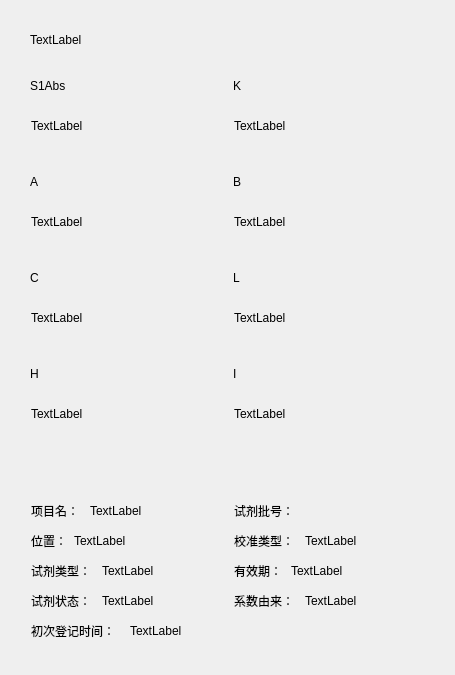
<?xml version="1.0" encoding="UTF-8"?>
<ui version="4.0">
 <class>QCalibrateParameter</class>
 <widget class="QWidget" name="QCalibrateParameter">
  <property name="geometry">
   <rect>
    <x>0</x>
    <y>0</y>
    <width>455</width>
    <height>675</height>
   </rect>
  </property>
  <property name="windowTitle">
   <string>QCalibrateParameter</string>
  </property>
  <property name="styleSheet">
   <string notr="true"/>
  </property>
  <widget class="QLabel" name="S1abs">
   <property name="geometry">
    <rect>
     <x>31</x>
     <y>106</y>
     <width>175</width>
     <height>40</height>
    </rect>
   </property>
   <property name="text">
    <string>TextLabel</string>
   </property>
   <property name="parameter" stdset="0">
    <string>bks</string>
   </property>
  </widget>
  <widget class="QLabel" name="K">
   <property name="geometry">
    <rect>
     <x>234</x>
     <y>106</y>
     <width>175</width>
     <height>40</height>
    </rect>
   </property>
   <property name="text">
    <string>TextLabel</string>
   </property>
   <property name="parameter" stdset="0">
    <string>bks</string>
   </property>
  </widget>
  <widget class="QLabel" name="A">
   <property name="geometry">
    <rect>
     <x>31</x>
     <y>202</y>
     <width>175</width>
     <height>40</height>
    </rect>
   </property>
   <property name="text">
    <string>TextLabel</string>
   </property>
   <property name="parameter" stdset="0">
    <string>bks</string>
   </property>
  </widget>
  <widget class="QLabel" name="B">
   <property name="geometry">
    <rect>
     <x>234</x>
     <y>202</y>
     <width>175</width>
     <height>40</height>
    </rect>
   </property>
   <property name="text">
    <string>TextLabel</string>
   </property>
   <property name="parameter" stdset="0">
    <string>bks</string>
   </property>
  </widget>
  <widget class="QLabel" name="C">
   <property name="geometry">
    <rect>
     <x>31</x>
     <y>298</y>
     <width>175</width>
     <height>40</height>
    </rect>
   </property>
   <property name="text">
    <string>TextLabel</string>
   </property>
   <property name="parameter" stdset="0">
    <string>bks</string>
   </property>
  </widget>
  <widget class="QLabel" name="L">
   <property name="geometry">
    <rect>
     <x>234</x>
     <y>298</y>
     <width>175</width>
     <height>40</height>
    </rect>
   </property>
   <property name="text">
    <string>TextLabel</string>
   </property>
   <property name="parameter" stdset="0">
    <string>bks</string>
   </property>
  </widget>
  <widget class="QLabel" name="H">
   <property name="geometry">
    <rect>
     <x>31</x>
     <y>394</y>
     <width>175</width>
     <height>40</height>
    </rect>
   </property>
   <property name="text">
    <string>TextLabel</string>
   </property>
   <property name="parameter" stdset="0">
    <string>bks</string>
   </property>
  </widget>
  <widget class="QLabel" name="I">
   <property name="geometry">
    <rect>
     <x>234</x>
     <y>394</y>
     <width>175</width>
     <height>40</height>
    </rect>
   </property>
   <property name="text">
    <string>TextLabel</string>
   </property>
   <property name="parameter" stdset="0">
    <string>bks</string>
   </property>
  </widget>
  <widget class="QStackedWidget" name="stackedWidget">
   <property name="geometry">
    <rect>
     <x>1</x>
     <y>491</y>
     <width>421</width>
     <height>221</height>
    </rect>
   </property>
   <property name="styleSheet">
    <string notr="true"/>
   </property>
   <property name="currentIndex">
    <number>1</number>
   </property>
   <widget class="QWidget" name="Paramter_com">
    <property name="styleSheet">
     <string notr="true"/>
    </property>
    <widget class="QLabel" name="Calibrate_method">
     <property name="geometry">
      <rect>
       <x>101</x>
       <y>10</y>
       <width>100</width>
       <height>20</height>
      </rect>
     </property>
     <property name="text">
      <string>TextLabel</string>
     </property>
    </widget>
    <widget class="QLabel" name="Calibrate_time">
     <property name="geometry">
      <rect>
       <x>101</x>
       <y>40</y>
       <width>100</width>
       <height>20</height>
      </rect>
     </property>
     <property name="text">
      <string>TextLabel</string>
     </property>
    </widget>
    <widget class="QLabel" name="Calibrate_lot">
     <property name="geometry">
      <rect>
       <x>115</x>
       <y>70</y>
       <width>100</width>
       <height>20</height>
      </rect>
     </property>
     <property name="text">
      <string>TextLabel</string>
     </property>
    </widget>
    <widget class="QLabel" name="Calibrate_expired_2">
     <property name="geometry">
      <rect>
       <x>129</x>
       <y>100</y>
       <width>100</width>
       <height>20</height>
      </rect>
     </property>
     <property name="text">
      <string>TextLabel</string>
     </property>
    </widget>
    <widget class="QLabel" name="Calibrate_usedTime">
     <property name="geometry">
      <rect>
       <x>157</x>
       <y>130</y>
       <width>100</width>
       <height>20</height>
      </rect>
     </property>
     <property name="text">
      <string>TextLabel</string>
     </property>
    </widget>
    <widget class="QLabel" name="Calibrate_method_label">
     <property name="geometry">
      <rect>
       <x>30</x>
       <y>10</y>
       <width>80</width>
       <height>20</height>
      </rect>
     </property>
     <property name="styleSheet">
      <string notr="true"/>
     </property>
     <property name="text">
      <string>校准方法：</string>
     </property>
    </widget>
    <widget class="QLabel" name="Calibrate_time_label">
     <property name="geometry">
      <rect>
       <x>30</x>
       <y>40</y>
       <width>80</width>
       <height>20</height>
      </rect>
     </property>
     <property name="text">
      <string>校准时间：</string>
     </property>
     <property name="tests" stdset="0">
      <string>t</string>
     </property>
    </widget>
    <widget class="QLabel" name="Calibrate_lot_label">
     <property name="geometry">
      <rect>
       <x>30</x>
       <y>70</y>
       <width>80</width>
       <height>20</height>
      </rect>
     </property>
     <property name="text">
      <string>校准品批号：</string>
     </property>
    </widget>
    <widget class="QLabel" name="Calibrate_expired_2_label">
     <property name="geometry">
      <rect>
       <x>30</x>
       <y>100</y>
       <width>100</width>
       <height>20</height>
      </rect>
     </property>
     <property name="text">
      <string>校准品有效期：</string>
     </property>
    </widget>
    <widget class="QLabel" name="Calibrate_usedTime_label">
     <property name="geometry">
      <rect>
       <x>30</x>
       <y>130</y>
       <width>150</width>
       <height>20</height>
      </rect>
     </property>
     <property name="text">
      <string>校准参数有效时间：</string>
     </property>
    </widget>
   </widget>
   <widget class="QWidget" name="Parameter_current">
    <widget class="QLabel" name="Assay_status">
     <property name="geometry">
      <rect>
       <x>101</x>
       <y>100</y>
       <width>120</width>
       <height>20</height>
      </rect>
     </property>
     <property name="text">
      <string>TextLabel</string>
     </property>
    </widget>
    <widget class="QLabel" name="Assay_pos">
     <property name="geometry">
      <rect>
       <x>73</x>
       <y>40</y>
       <width>120</width>
       <height>20</height>
      </rect>
     </property>
     <property name="text">
      <string>TextLabel</string>
     </property>
    </widget>
    <widget class="QLabel" name="Assay_name">
     <property name="geometry">
      <rect>
       <x>89</x>
       <y>10</y>
       <width>120</width>
       <height>20</height>
      </rect>
     </property>
     <property name="text">
      <string>TextLabel</string>
     </property>
    </widget>
    <widget class="QLabel" name="Assay_register_time">
     <property name="geometry">
      <rect>
       <x>129</x>
       <y>130</y>
       <width>120</width>
       <height>20</height>
      </rect>
     </property>
     <property name="text">
      <string>TextLabel</string>
     </property>
    </widget>
    <widget class="QLabel" name="Assay_type">
     <property name="geometry">
      <rect>
       <x>101</x>
       <y>70</y>
       <width>120</width>
       <height>20</height>
      </rect>
     </property>
     <property name="text">
      <string>TextLabel</string>
     </property>
    </widget>
    <widget class="QLabel" name="Parameter_source">
     <property name="geometry">
      <rect>
       <x>304</x>
       <y>100</y>
       <width>120</width>
       <height>20</height>
      </rect>
     </property>
     <property name="text">
      <string>TextLabel</string>
     </property>
    </widget>
    <widget class="QLabel" name="Calibrate_type">
     <property name="geometry">
      <rect>
       <x>304</x>
       <y>40</y>
       <width>120</width>
       <height>20</height>
      </rect>
     </property>
     <property name="styleSheet">
      <string notr="true"/>
     </property>
     <property name="text">
      <string>TextLabel</string>
     </property>
    </widget>
    <widget class="QLabel" name="reagent_lot">
     <property name="geometry">
      <rect>
       <x>304</x>
       <y>10</y>
       <width>120</width>
       <height>20</height>
      </rect>
     </property>
     <property name="text">
      <string/>
     </property>
    </widget>
    <widget class="QLabel" name="Calibrate_expired">
     <property name="geometry">
      <rect>
       <x>290</x>
       <y>70</y>
       <width>120</width>
       <height>20</height>
      </rect>
     </property>
     <property name="text">
      <string>TextLabel</string>
     </property>
    </widget>
    <widget class="QLabel" name="Assay_name_label">
     <property name="geometry">
      <rect>
       <x>30</x>
       <y>10</y>
       <width>60</width>
       <height>20</height>
      </rect>
     </property>
     <property name="text">
      <string>项目名：</string>
     </property>
    </widget>
    <widget class="QLabel" name="Assay_pos_label">
     <property name="geometry">
      <rect>
       <x>30</x>
       <y>40</y>
       <width>54</width>
       <height>20</height>
      </rect>
     </property>
     <property name="text">
      <string>位置：</string>
     </property>
    </widget>
    <widget class="QLabel" name="Assay_type_label">
     <property name="geometry">
      <rect>
       <x>30</x>
       <y>70</y>
       <width>80</width>
       <height>20</height>
      </rect>
     </property>
     <property name="text">
      <string>试剂类型：</string>
     </property>
    </widget>
    <widget class="QLabel" name="Assay_status_label">
     <property name="geometry">
      <rect>
       <x>30</x>
       <y>100</y>
       <width>80</width>
       <height>20</height>
      </rect>
     </property>
     <property name="text">
      <string>试剂状态：</string>
     </property>
    </widget>
    <widget class="QLabel" name="Assay_register_time_label">
     <property name="geometry">
      <rect>
       <x>30</x>
       <y>130</y>
       <width>120</width>
       <height>20</height>
      </rect>
     </property>
     <property name="text">
      <string>初次登记时间：</string>
     </property>
    </widget>
    <widget class="QLabel" name="reagent_lot_label">
     <property name="geometry">
      <rect>
       <x>233</x>
       <y>10</y>
       <width>80</width>
       <height>20</height>
      </rect>
     </property>
     <property name="text">
      <string>试剂批号：</string>
     </property>
    </widget>
    <widget class="QLabel" name="Calibrate_type_label">
     <property name="geometry">
      <rect>
       <x>233</x>
       <y>40</y>
       <width>80</width>
       <height>20</height>
      </rect>
     </property>
     <property name="text">
      <string>校准类型：</string>
     </property>
    </widget>
    <widget class="QLabel" name="Calibrate_expired_label">
     <property name="geometry">
      <rect>
       <x>233</x>
       <y>70</y>
       <width>80</width>
       <height>20</height>
      </rect>
     </property>
     <property name="text">
      <string>有效期：</string>
     </property>
    </widget>
    <widget class="QLabel" name="Assay_register_time_label_5">
     <property name="geometry">
      <rect>
       <x>240</x>
       <y>210</y>
       <width>54</width>
       <height>12</height>
      </rect>
     </property>
     <property name="text">
      <string>TextLabel</string>
     </property>
    </widget>
    <widget class="QLabel" name="Parameter_source_label">
     <property name="geometry">
      <rect>
       <x>233</x>
       <y>100</y>
       <width>80</width>
       <height>20</height>
      </rect>
     </property>
     <property name="text">
      <string>系数由来：</string>
     </property>
    </widget>
   </widget>
  </widget>
  <widget class="QLabel" name="title">
   <property name="geometry">
    <rect>
     <x>30</x>
     <y>30</y>
     <width>200</width>
     <height>20</height>
    </rect>
   </property>
   <property name="text">
    <string>TextLabel</string>
   </property>
  </widget>
  <widget class="QLabel" name="S1abs_label">
   <property name="geometry">
    <rect>
     <x>30</x>
     <y>71</y>
     <width>175</width>
     <height>30</height>
    </rect>
   </property>
   <property name="text">
    <string>S1Abs</string>
   </property>
  </widget>
  <widget class="QLabel" name="K_label">
   <property name="geometry">
    <rect>
     <x>233</x>
     <y>71</y>
     <width>175</width>
     <height>30</height>
    </rect>
   </property>
   <property name="text">
    <string>K</string>
   </property>
  </widget>
  <widget class="QLabel" name="A_label">
   <property name="geometry">
    <rect>
     <x>30</x>
     <y>167</y>
     <width>175</width>
     <height>30</height>
    </rect>
   </property>
   <property name="text">
    <string>A</string>
   </property>
  </widget>
  <widget class="QLabel" name="B_label">
   <property name="geometry">
    <rect>
     <x>233</x>
     <y>167</y>
     <width>175</width>
     <height>30</height>
    </rect>
   </property>
   <property name="text">
    <string>B</string>
   </property>
  </widget>
  <widget class="QLabel" name="C_label">
   <property name="geometry">
    <rect>
     <x>30</x>
     <y>263</y>
     <width>175</width>
     <height>30</height>
    </rect>
   </property>
   <property name="text">
    <string>C</string>
   </property>
  </widget>
  <widget class="QLabel" name="L_label">
   <property name="geometry">
    <rect>
     <x>233</x>
     <y>263</y>
     <width>175</width>
     <height>30</height>
    </rect>
   </property>
   <property name="text">
    <string>L</string>
   </property>
  </widget>
  <widget class="QLabel" name="H_label">
   <property name="geometry">
    <rect>
     <x>30</x>
     <y>359</y>
     <width>175</width>
     <height>30</height>
    </rect>
   </property>
   <property name="text">
    <string>H</string>
   </property>
  </widget>
  <widget class="QLabel" name="I_label">
   <property name="geometry">
    <rect>
     <x>233</x>
     <y>359</y>
     <width>175</width>
     <height>30</height>
    </rect>
   </property>
   <property name="text">
    <string>I</string>
   </property>
  </widget>
 </widget>
 <layoutdefault spacing="6" margin="11"/>
 <resources/>
 <connections/>
</ui>
